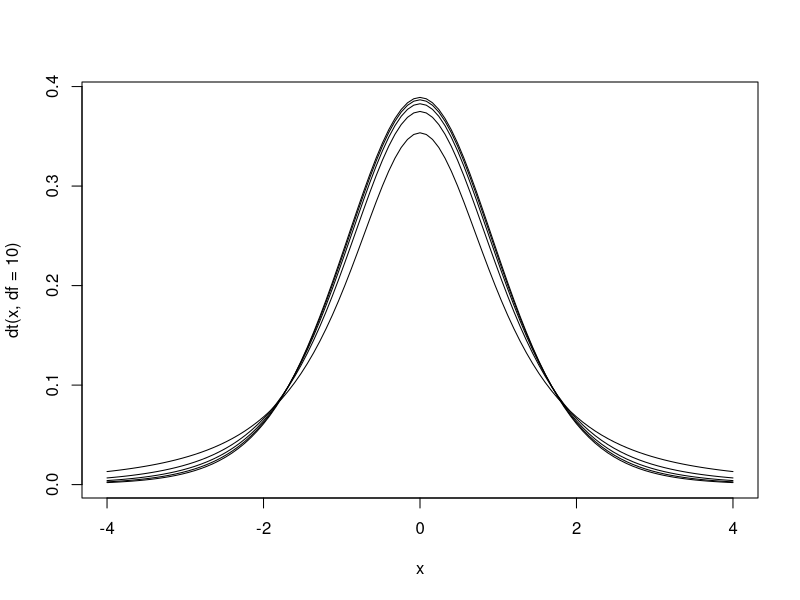
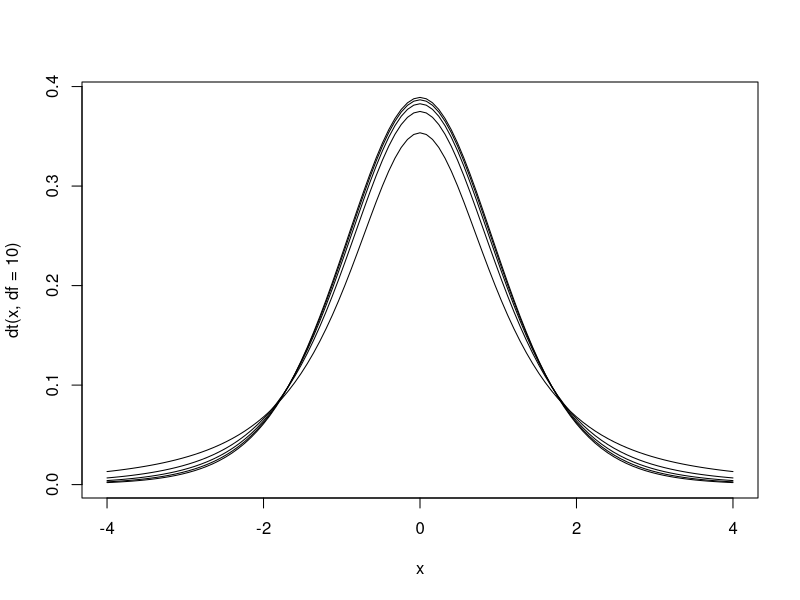
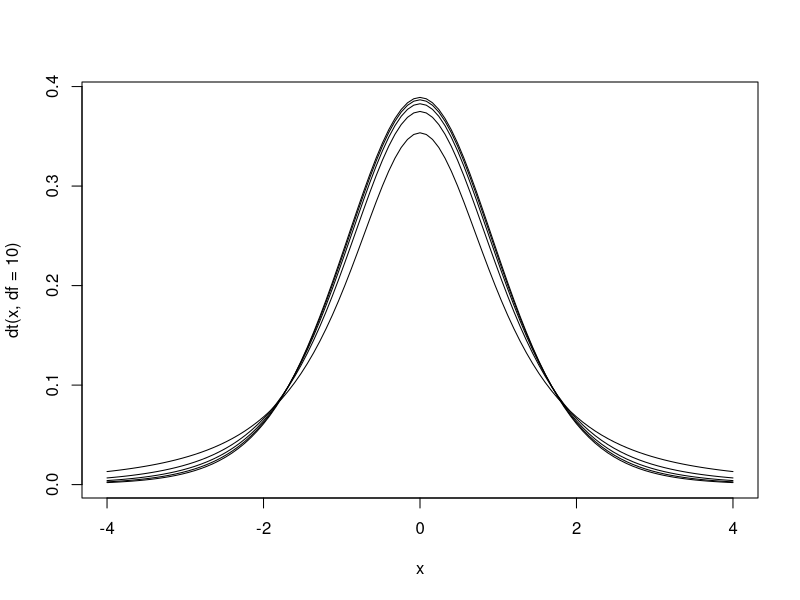
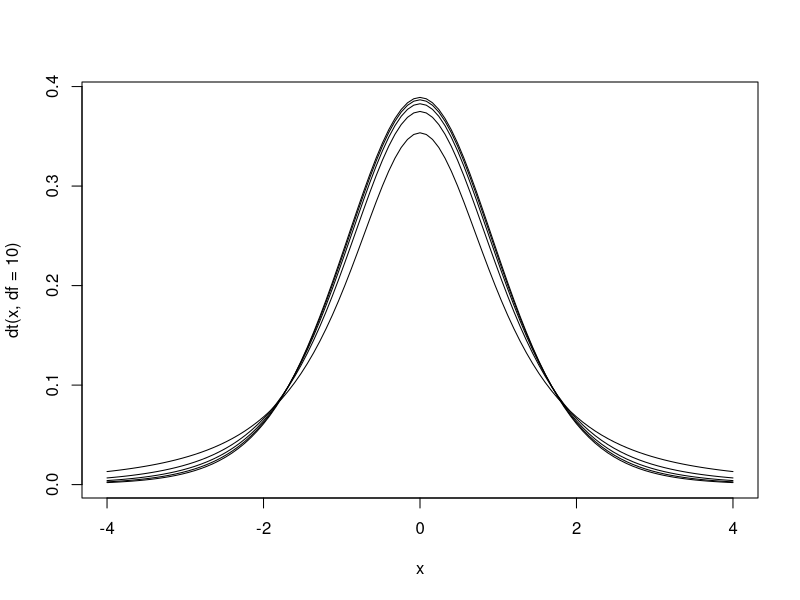

Source code (R) for these figures, in order:
## ---- chunk 1
curve(dt(x, df=10), from=-4, to=4)
curve(dt(x, df=2), from=-4, to=4, add=TRUE)
curve(dt(x, df=4), from=-4, to=4, add=TRUE)
curve(dt(x, df=6), from=-4, to=4, add=TRUE)
curve(dt(x, df=8), from=-4, to=4, add=TRUE)

## ---- chunk 2
sample <-  round(rnorm(35, 0.89, 0.10), 2) # Generate a random, sample for this exercise
# cat(paste(sample), sep="\n")
sample
mean(sample)
## ---- chunk 3

t.test(sample, mu = .8, alternative = "greater") # two-sided, greater, or less

## ---- chunk 4
curve(dt(x, df=10), from=-4, to=4)
curve(dt(x, df=2), from=-4, to=4, add=TRUE)
curve(dt(x, df=4), from=-4, to=4, add=TRUE)
curve(dt(x, df=6), from=-4, to=4, add=TRUE)
curve(dt(x, df=8), from=-4, to=4, add=TRUE)

## ---- chunk 5
exam1 <-  round(rnorm(35, 0.89, 0.10), 2) # Generate a random, sample for this exercise
exam2 <-  round(rnorm(35, 0.93, 0.10), 2) # Generate a random, sample for this exercise
exams <- data.frame(exam1, exam2)
# cat(paste(sample), sep="\n")
exams
## ---- chunk 6
# exams <- wideToLong(exams, within="time")
# exams <- sortFrame(exams, id)
head(exams)
## ---- chunk 7
t.test(x = exams$exam1, y = exams$exam2, paired = TRUE)

## ---- chunk 8
curve(dt(x, df=10), from=-4, to=4)
curve(dt(x, df=2), from=-4, to=4, add=TRUE)
curve(dt(x, df=4), from=-4, to=4, add=TRUE)
curve(dt(x, df=6), from=-4, to=4, add=TRUE)
curve(dt(x, df=8), from=-4, to=4, add=TRUE)

## ---- chunk 9

## ---- chunk 10

## ---- chunk 11
curve(dt(x, df=10), from=-4, to=4)
curve(dt(x, df=2), from=-4, to=4, add=TRUE)
curve(dt(x, df=4), from=-4, to=4, add=TRUE)
curve(dt(x, df=6), from=-4, to=4, add=TRUE)
curve(dt(x, df=8), from=-4, to=4, add=TRUE)

## ---- chunk 12

## ---- chunk 13

